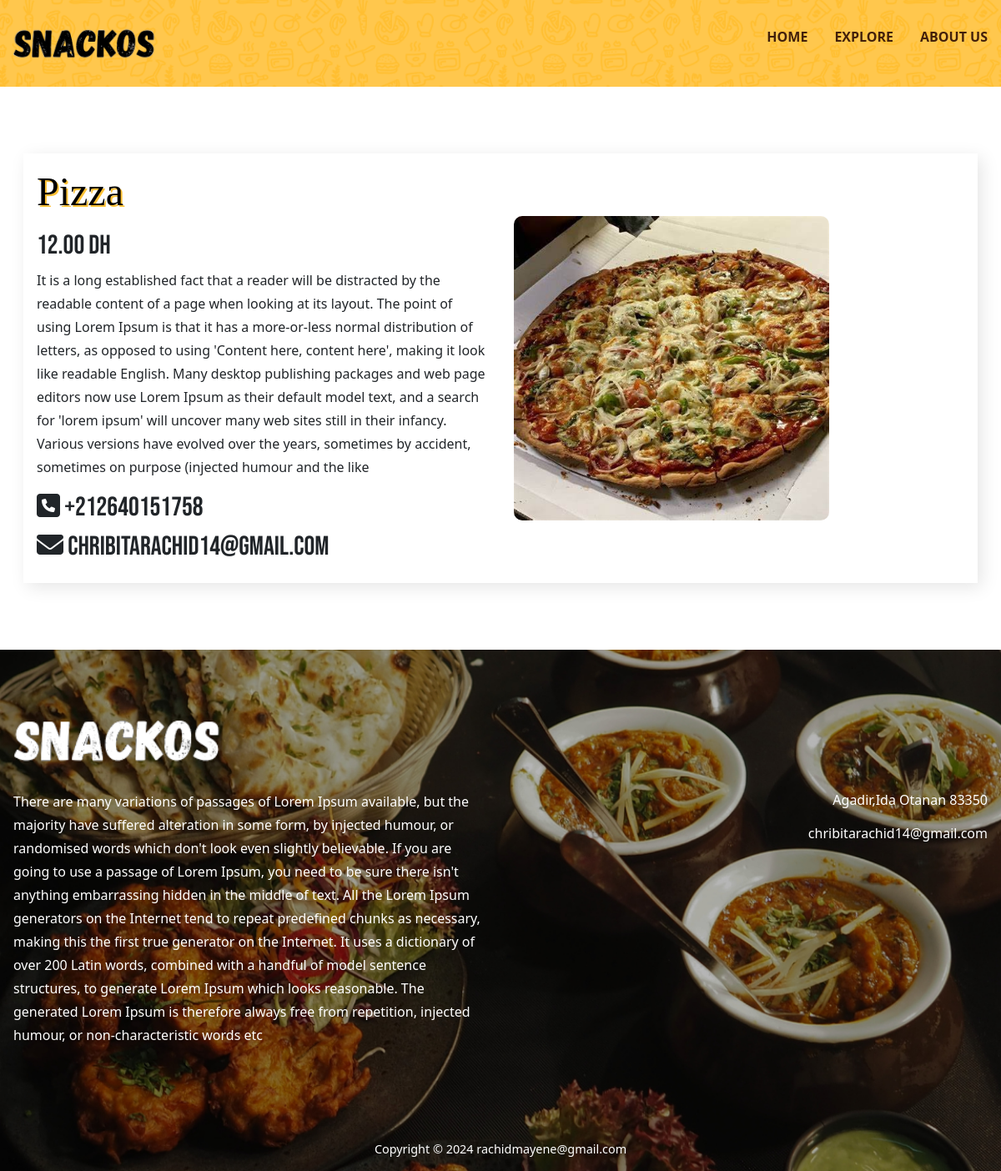
/details/food/pizza/, run on the app's committed database.
### app/models.py (models this page shows, shortened)
class Menu(models.Model):
    category=models.ForeignKey(Category,on_delete=models.CASCADE)
    name=models.CharField(max_length=80)
    description=models.TextField()
    image = models.ImageField(upload_to='photos/menu')
    price=models.DecimalField(max_digits=10,decimal_places=2)
    stock = models.IntegerField()
    is_availabele = models.BooleanField(default=True)
    slug = models.SlugField(max_length=100, unique=True)

class SnackInfo(models.Model):
    name=models.CharField(max_length=100)
    description=models.TextField()
    image = models.ImageField(upload_to='photos/snack')
    from_to=models.CharField(max_length=100)
    phone=models.CharField(max_length=100,blank=True,null=True)
    email=models.CharField(max_length=100 ,blank=True,null=True)
    instagram_link=models.CharField(max_length=400 ,blank=True,null=True)
    facebook_link=models.CharField(max_length=400 ,blank=True,null=True)
    x_link=models.CharField(max_length=400 ,blank=True,null=True)

### app/views.py (the view)
# urls.py: path('details/<slug:category_slug>/<slug:food_slug>/',views.food_details,name='food_details'),
def food_details(request,category_slug,food_slug):
    try:
        menu=Menu.objects.get(category__slug=category_slug,slug=food_slug)
        context={
            'menu':menu
        }
    except(Menu.DoesNotExist,TypeError):
        return redirect('index')
    return render(request,'main/food_details.html',context)

### app/context_processor.py (called while the page is built)
def foods(request):
    menu=Menu.objects.all().filter(is_availabele=True).order_by('id')[:3]
    return dict(menu=menu)

def events(request):
    try:
       events=Events.objects.all()
    except(Events.DoesNotExist,TypeError):
          return redirect('index')
    return dict(events=events)

def about(request):
    try:
        info=SnackInfo.objects.all().first()
        context={
            "snackinfo":info
        }
    except(SnackInfo.DoesNotExist,TypeError):
        return redirect('index')
    return dict(info=info)

def category(request):
    category=Category.objects.all()
    return dict(category=category)

### templates/main/food_details.html
{%extends 'base/base.html'%}
{% load static %}
{% block content%}
<div id="navo">
  {% include 'include/nav.html'%}
</div>
<section class="section__container event__container" id="event">
    <div class="event__content">
      <div class="event__image">
        <img src="{{menu.image.url}}" alt="event" id="imgd"/>
      </div>
      <div class="event__details">
        <h2 class="section__header">{{menu.name}}</h2>
        <h3>{{menu.price}} DH</h3>
        <p class="section__description">
         {{ menu.description}}
        </p>
        <h3> <i class="fa-solid fa-square-phone"></i> {{info.phone}}</h3>
        {% if info.email %}
        <h3> <i class="fa-solid fa-envelope"></i> {{info.email}}</h3>
        {% endif %}
      </div>
    </div>
  </section>
{% endblock %}

### templates/base/base.html (shortened to what this page needs)
{% load static %}
<!DOCTYPE html>
<html lang="en">
  <head>
    <link
      href="https://cdn.jsdelivr.net/npm/remixicon@4.2.0/fonts/remixicon.css"
      rel="stylesheet"
    />
    <link rel="stylesheet" href="{% static 'css/style.css' %}">
    <link href="https://cdn.jsdelivr.net/npm/bootstrap@5.3.3/dist/css/bootstrap.min.css" rel="stylesheet">
    <link rel="stylesheet" href="https://cdnjs.cloudflare.com/ajax/libs/font-awesome/6.3.0/css/all.min.css">
  </head>
  <body>
    {% block content%}
    {% endblock%}
    <footer class="footer">
        <div class="section__container footer__container">
          <div class="footer__logo">
            <img src=" {% static 'img/Snackos-logo-white-rm.png' %}" alt="logo" />
          </div>
          <div class="footer__content">
            <p>
              {{info.description}}
            </p>
            <div>
              <ul class="footer__links">
                <li>
                 Agadir,Ida Otanan 83350
                </li>
                {% if info.email%}
                <li>
                  {{info.email}}
                </li>
                {% endif%}
              </ul>
            </div>
          </div>
        </div>
        <div class="footer__bar">
          Copyright © 2024 rachidmayene@gmail.com
        </div>
      </footer>
    </body>
  </html>

### static/css/style.css (style rules this page uses)
:root { --primary-color: #42200b; --secondary-color: #ffc135; --tertiary-color: #df1c1c; --text-dark: #212529; --white: #ffffff; --max-width: 1200px; --header-font-1: "Alfa Slab One", serif; --header-font-2: "Bebas Neue", sans-serif; }
#imgd { width: 70%; height: 66%; border-radius: 10px; }
#event { width: 98%; border-radius: 10px; }
* { padding: 0; margin: 0; box-sizing: border-box; }
.section__container { max-width: var(--max-width); margin: auto; padding: 5rem 1rem; }
.section__header { font-size: 3rem; font-weight: 500; font-family: var(--header-font-1); color:black; text-align: center; line-height: 3.75rem; text-shadow: 2px 2px var(--secondary-color); }
.section__description { font-weight: 500; color: var(--text-dark); line-height: 1.75rem; }
img { display: flex; width: 100%; }
html, body { scroll-behavior: smooth; }
body { font-family: "Montserrat", sans-serif; }
.event__content { display: grid; gap: 2rem; padding: 1rem; box-shadow: 5px 5px 20px rgba(0, 0, 0, 0.1); }
.event__details { text-align: center; }
.event__details h3 { font-size: 2rem; font-weight: 500; font-family: var(--header-font-2); color: var(--text-dark); }
.event__details .section__header { margin-bottom: 1rem; }
.footer__logo img { max-width: 250px; }
.footer__content { margin-top: 2rem; display: grid; gap: 2rem; }
.footer__content p { font-weight: 5500; color: var(--white); line-height: 1.75rem; }
.footer__links { list-style: none; display: grid; gap: 1rem; }
.footer__links li { display: flex; align-items: center; gap: 1rem; font-weight: 500; color: var(--white); }
.footer__bar { padding: 1rem; font-size: 0.9rem; color: var(--white); text-align: center; }
@media (width > 768px) { .event__content { grid-template-columns: repeat(2, 1fr); align-items: center; } }
@media (width > 768px) { .event__image { grid-area: 1/2/2/3; } }
@media (width > 768px) { .event__details, .event__details .section__header { text-align: left; } }
@media (width > 768px) { .footer__content { grid-template-columns: repeat(2, 1fr); } }
@media (width > 768px) { .footer__links li { justify-content: flex-end; } }

### data on the page
Menu: image (picture), name "Pizza", price "12.00", description "It is a long established fact that a reader will be distracted by the readable content of a page when looking at its layout. The point of using Lorem Ipsum is that it has a more-or-less normal distribution of letters, as opposed to using 'Content here, content here', making it look like readable English. Many desktop publishing packages and web page editors now use Lorem Ipsum as their default model text, and a search for 'lorem ipsum' will uncover many web sites still in their infancy. Various versions have evolved over the years, sometimes by accident, sometimes on purpose (injected humour and the like"
SnackInfo: phone "+212640151758", email "chribitarachid14@gmail.com", description "There are many variations of passages of Lorem Ipsum available, but the majority have suffered alteration in some form, by injected humour, or randomised words which don't look even slightly believable. If you are going to use a passage of Lorem Ipsum, you need to be sure there isn't anything embarrassing hidden in the middle of text. All the Lorem Ipsum generators on the Internet tend to repeat predefined chunks as necessary, making this the first true generator on the Internet. It uses a dictionary of over 200 Latin words, combined with a handful of model sentence structures, to generate Lorem Ipsum which looks reasonable. The generated Lorem Ipsum is therefore always free from…"
